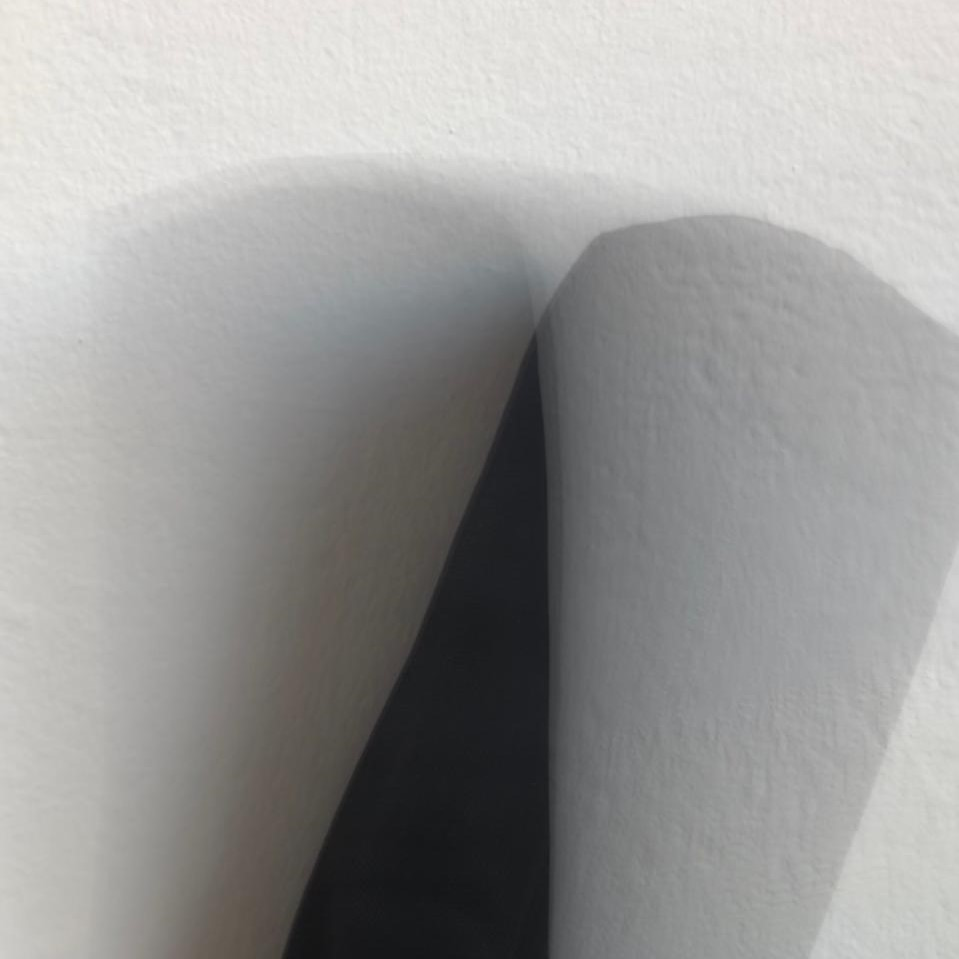
#> input picture pencilcase.jpg, 959 x 959 px
$ python main.py
#> lines starting #> are read from the running program, lines starting #| are printed output that depends on the picture; after the words box and inside, x2 and y2 are one past the last pixel; in counts of white or black regions, pixels touching at a corner belong together
import cv2
import numpy as np
from matplotlib import pyplot as plt

from pymatting import estimate_alpha_cf, load_image, save_image, estimate_foreground_cf

# Constants
IMAGE_NAME = "pencilcase"
IMAGE_EXTENSION = "jpg"
BLUR_KERNEL_SIZE = 5
THRESH_VALUE_BROAD = 200
THRESH_VALUE_STRICT = 50
THRESH_MAX_VALUE = 255
TRIMAP_KERNEL_SIZE = (9, 9)
N_ITERATIONS = 6
THRESH_BLOCK_SIZE = 11
THRESH_C = 1

# Load image
img = cv2.imread(f"{IMAGE_NAME}.{IMAGE_EXTENSION}", cv2.IMREAD_GRAYSCALE)
#> img: shape (959, 959); min 20, max 239, mean 154
assert img is not None, "file could not be read, check with os.path.exists()"

# Perform and average to reduce noise
img_cleaned = cv2.medianBlur(img, BLUR_KERNEL_SIZE)

# Create broad mask
_, broad_mask = cv2.threshold(
    img_cleaned, THRESH_VALUE_BROAD, THRESH_MAX_VALUE, cv2.THRESH_BINARY_INV
)
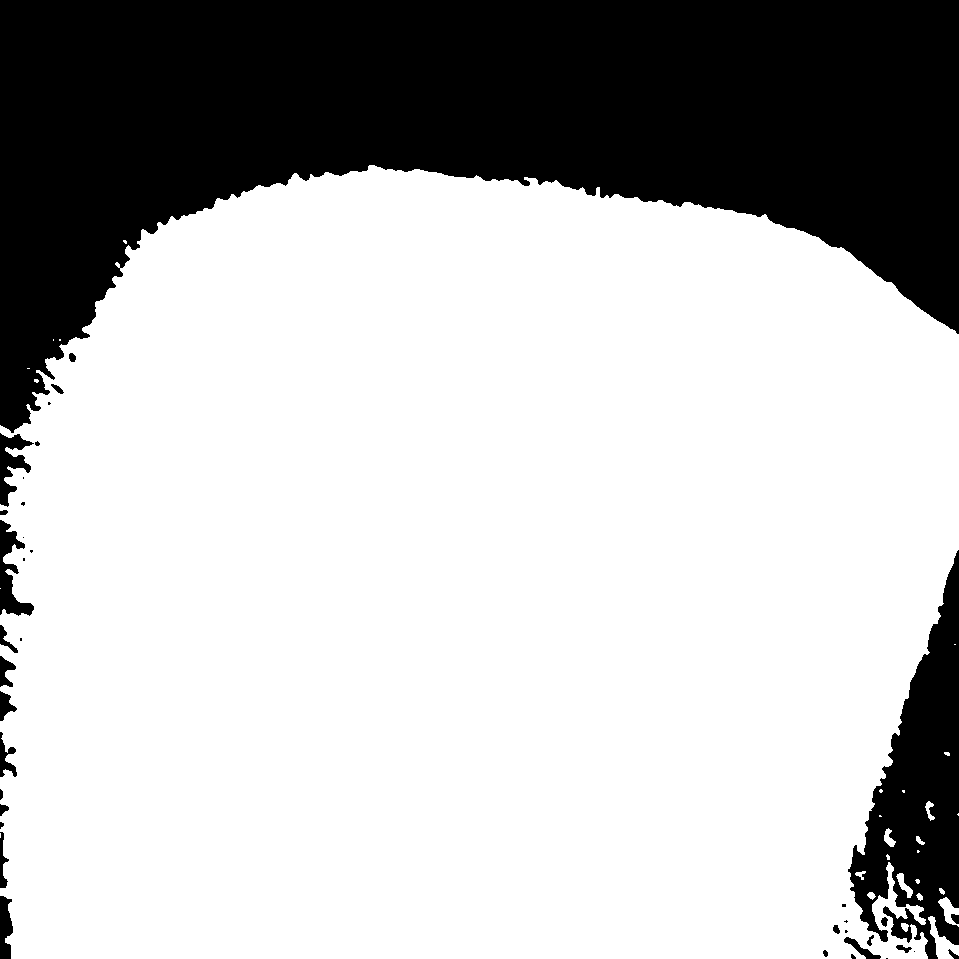
#> broad_mask: shape (959, 959); 73.1% white; 38 black regions (15 under 20 px), largest, box (x1, y1, x2, y2) and area: (0, 0, 959, 433) 219863, (848, 550, 959, 959) 22097, (0, 520, 34, 616) 1378
cv2.imwrite(f"./{IMAGE_NAME}_broad_mask.png", broad_mask)

# Create strict mask
_, strict_mask = cv2.threshold(
    img_cleaned, THRESH_VALUE_STRICT, THRESH_MAX_VALUE, cv2.THRESH_BINARY_INV
)
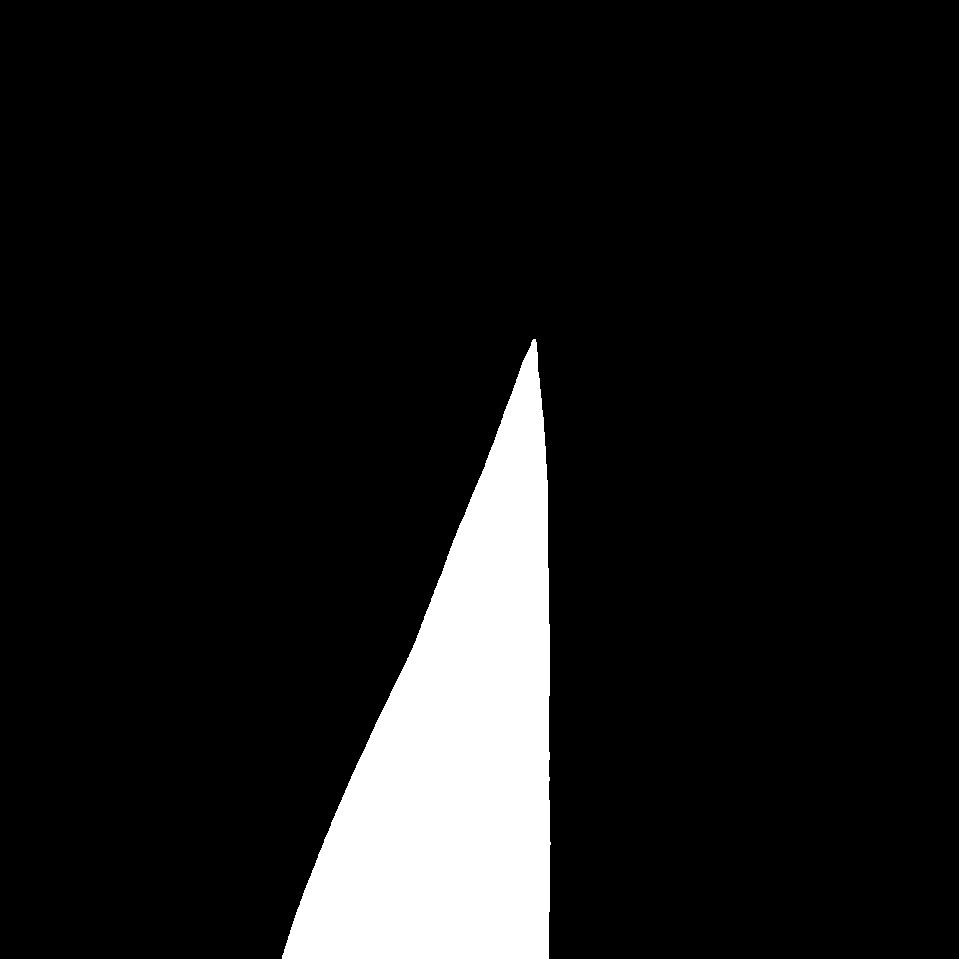
#> strict_mask: shape (959, 959); 9.5% white; 1 white region, box (x1, y1, x2, y2) and area: (282, 339, 551, 959) 87081
cv2.imwrite(f"./{IMAGE_NAME}_strict_mask.png", strict_mask)

# Generate Trimap
trimap = broad_mask - strict_mask
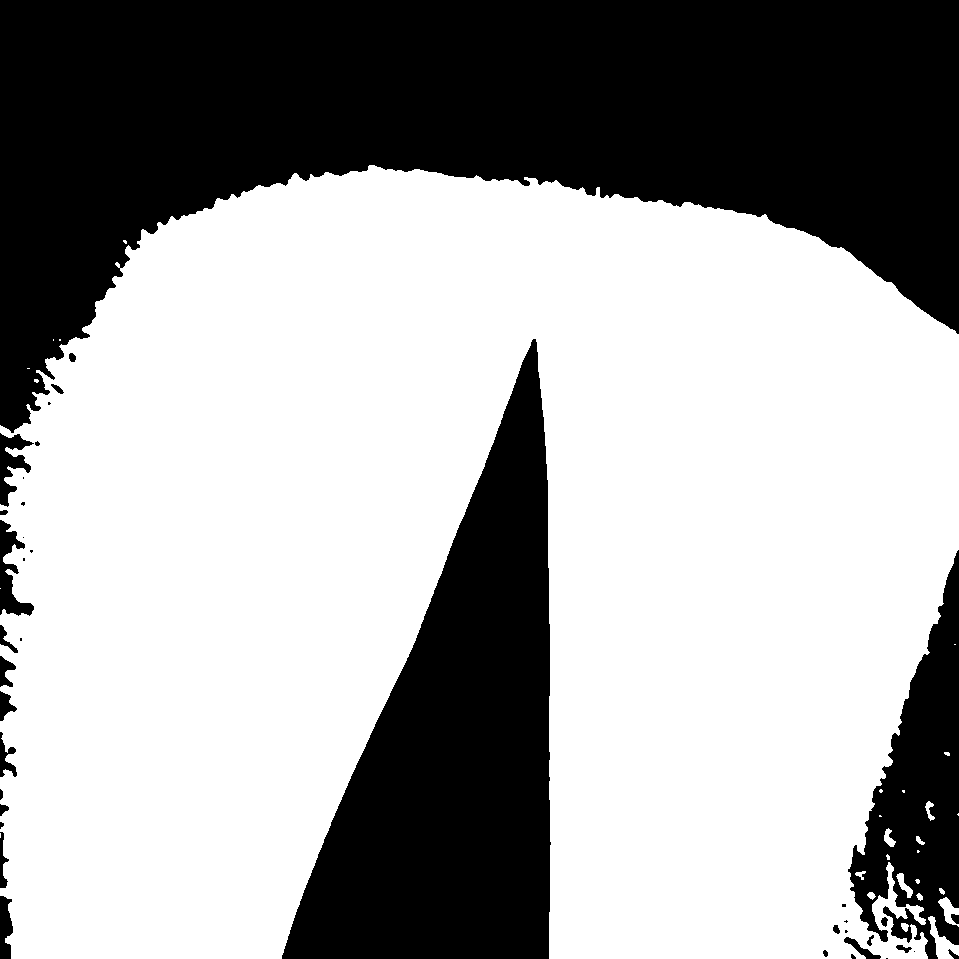
#> trimap: shape (959, 959); 63.6% white; 39 black regions (15 under 20 px), largest, box (x1, y1, x2, y2) and area: (0, 0, 959, 433) 219863, (282, 339, 551, 959) 87081, (848, 550, 959, 959) 22097
trimap[trimap == 255] = 153 # setting white pixels to gray
trimap[strict_mask == 255] = 255 # overlapping the strict mask with the black pixels
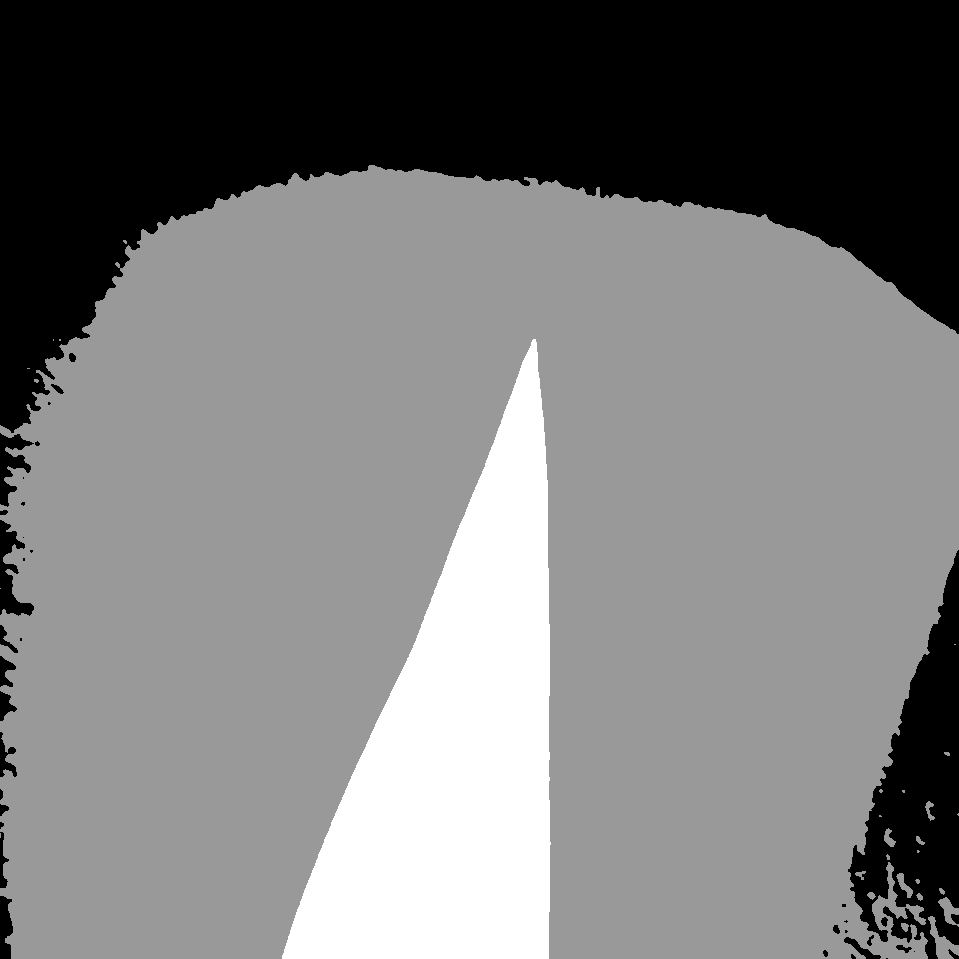
#> trimap: shape (959, 959); min 0, max 255, mean 121.5

cv2.imwrite(f"./{IMAGE_NAME}_trimap.png", trimap)

# Alpha Matting
scale = 1.0
#> (the run stopped early here; a loop or call above may not have finished)

$ run again, with dog.jpg copied over pencilcase.jpg
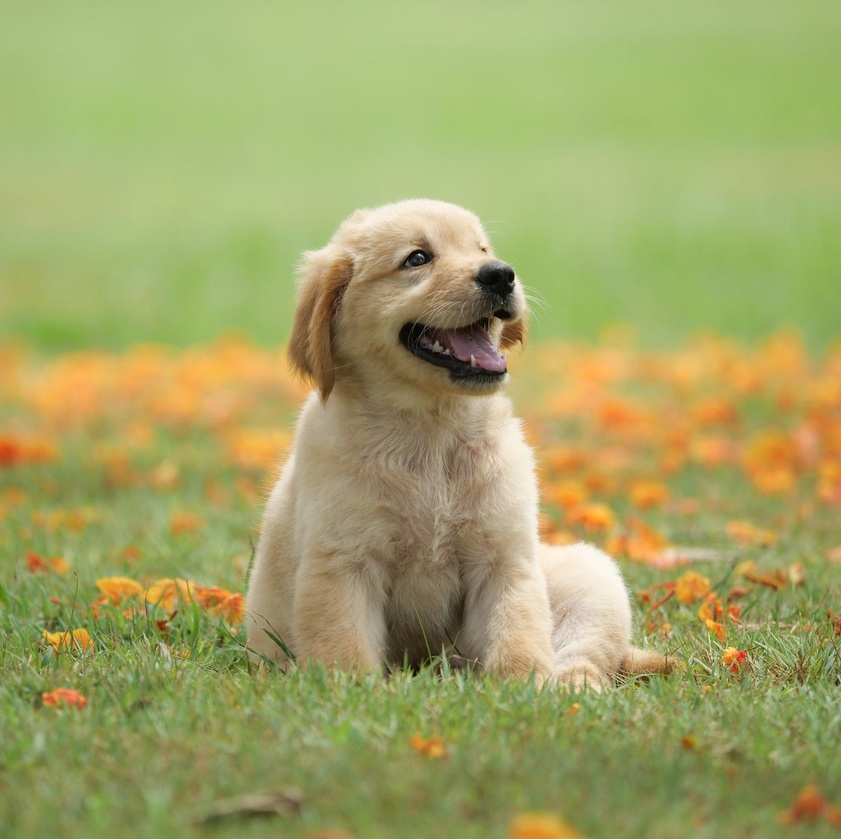
#> input picture dog.jpg, 841 x 839 px, shrunk from 1200 x 1197 before the run
#> `_, broad_mask = cv2.threshold( img_cleaned, THRESH_VALUE_BROAD, THRESH..`:
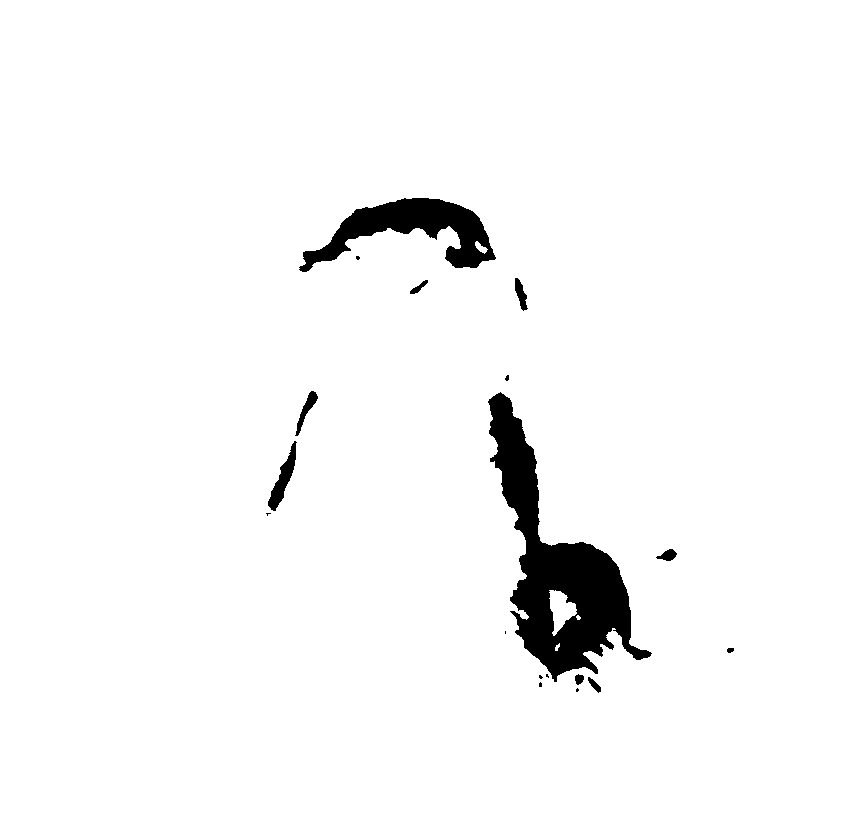
#> broad_mask: shape (839, 841); 96.7% white; 18 black regions (8 under 20 px), largest, box (x1, y1, x2, y2) and area: (488, 392, 652, 682) 15684, (299, 198, 496, 272) 5910, (268, 441, 297, 511) 693
#> strict_mask: shape (839, 841); 0.76% white; 11 white regions (4 under 20 px), largest, box (x1, y1, x2, y2) and area: (399, 316, 501, 381) 2647, (476, 271, 514, 319) 1183, (394, 631, 438, 675) 917
#> `trimap[strict_mask == 255] = 255`:
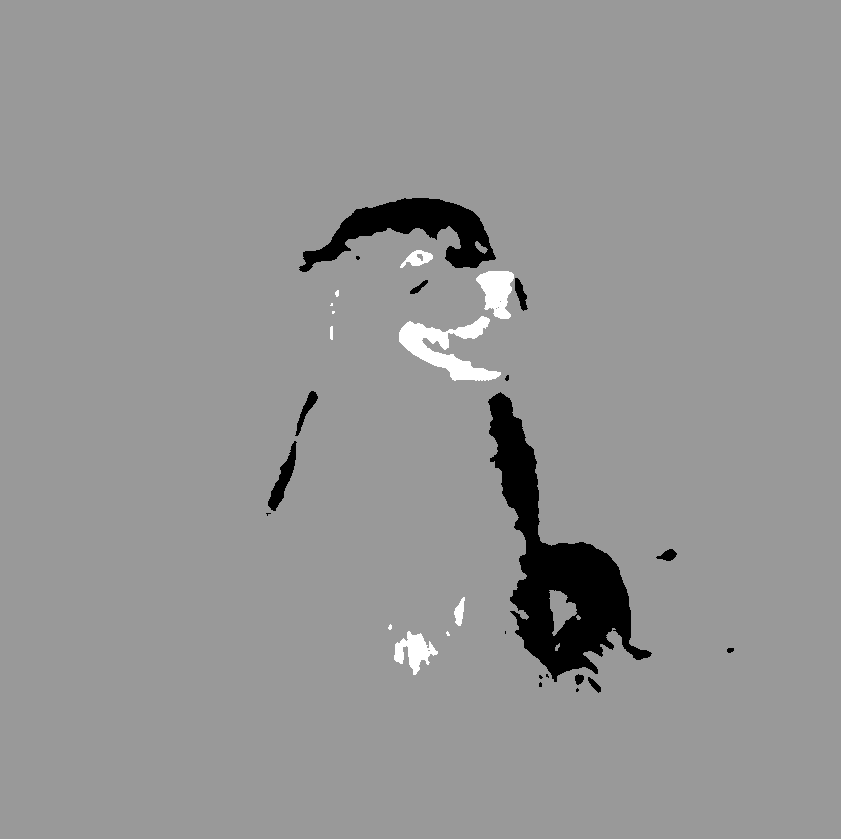
#> trimap: shape (839, 841); min 0, max 255, mean 148.7
